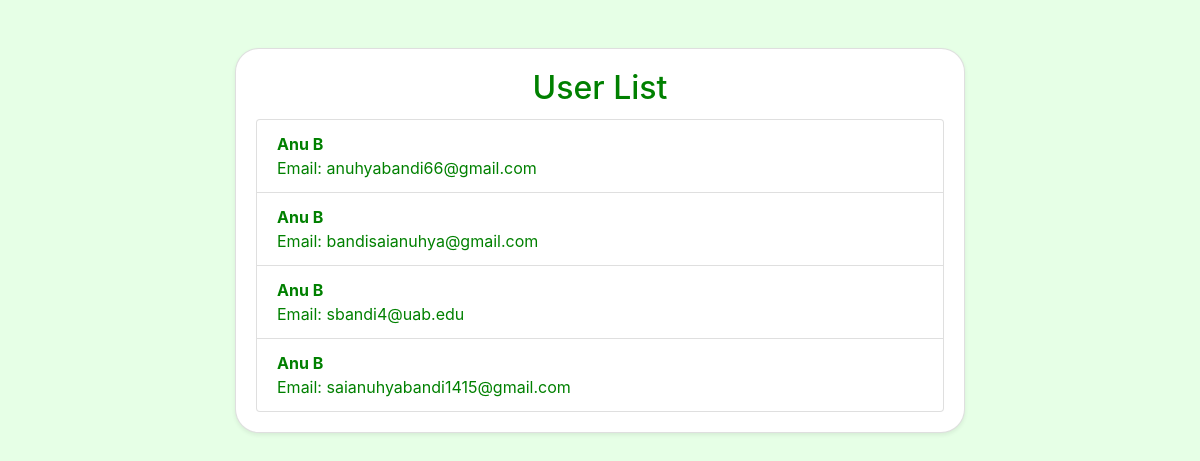
/users, run on an earlier commit of the app's database.
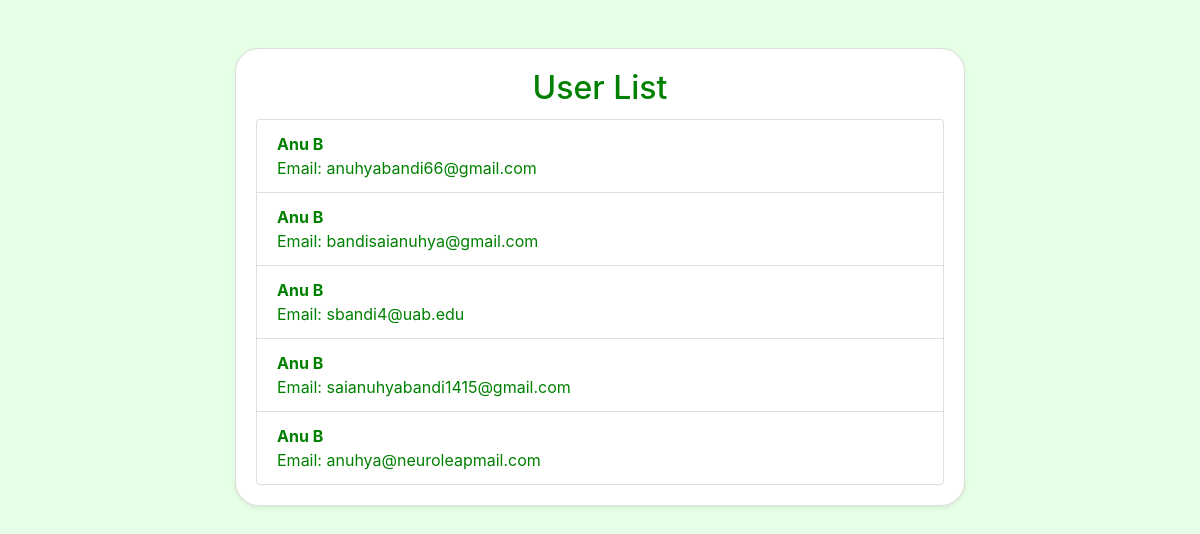
And on a later commit of the database.
### app.py (models this page shows, shortened)
class User(db.Model):
    id = db.Column(db.Integer, primary_key=True)
    first_name = db.Column(db.String(50), nullable=False)
    last_name = db.Column(db.String(50), nullable=False)
    email = db.Column(db.String(120), unique=True, nullable=False)
    password = db.Column(db.String(100), nullable=False)

### app.py (the view)
@app.route('/users')
def users():
    users = User.query.all()
    return render_template('users.html', users=users)

### templates/users.html (shortened to what this page needs)
<!DOCTYPE html>
<html>
<head>
    <link rel="stylesheet" href="https://maxcdn.bootstrapcdn.com/bootstrap/4.5.2/css/bootstrap.min.css">
</head>
<body>
    <div class="container mt-5">
        <div class="row justify-content-center">
            <div class="col-md-8">
                <div class="card shadow-sm">
                    <div class="card-body">
                        <h2 class="card-title text-center">User List</h2>
                        <div class="list-group">
                            {% for user in users %}
                                <div class="list-group-item">
                                    <strong>{{ user.first_name }} {{ user.last_name }}</strong><br>
                                    Email: {{ user.email }}
                                </div>
                            {% endfor %}
                        </div>
                    </div>
                </div>
            </div>
        </div>
    </div>
</body>
</html>

### templates/users.html (style rules this page uses)
body { background-color: #e6ffe6; color: #008000; }
.card { border-radius: 1.5rem; background-color: #ffffff; color: #008000; box-shadow: 0px 0px 20px rgba(0, 0, 0, 0.1); margin-bottom: 10px; }

What changed in the data, as far as the page shows it:
added User: first_name "Anu", last_name "B", email "anuhya@neuroleapmail.com"
